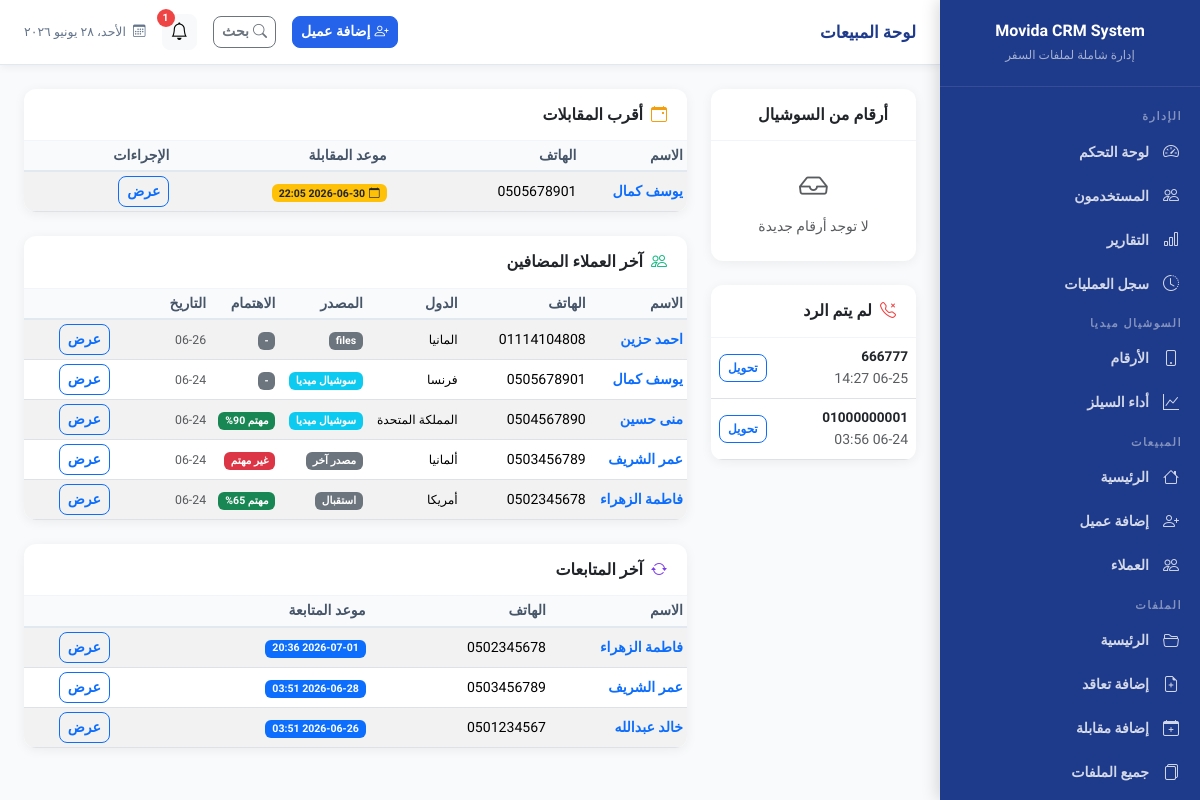
Screenshot of /sales/ (signed in) with the database file from the repository.
### models/customer.py (models this page shows)
class NoAnswerNumber(db.Model):
    __tablename__ = 'no_answer_numbers'
    id = db.Column(db.Integer, primary_key=True)
    phone = db.Column(db.String(20), nullable=False, index=True)
    sales_employee_id = db.Column(db.Integer, db.ForeignKey('users.id'), nullable=False)
    added_at = db.Column(db.DateTime, default=datetime.now)
    social_number_id = db.Column(db.Integer, db.ForeignKey('social_numbers.id'), nullable=True)
    sales_employee = db.relationship('User', foreign_keys=[sales_employee_id])
    social_number = db.relationship('SocialNumber', foreign_keys=[social_number_id])

class Customer(db.Model):
    __tablename__ = 'customers'
    id = db.Column(db.Integer, primary_key=True)
    phone = db.Column(db.String(20), nullable=False, index=True)
    full_name = db.Column(db.String(120), nullable=False)
    has_bank_statement = db.Column(db.Boolean, default=False)
    interest_level = db.Column(db.String(20), nullable=True)  # interested, not_interested
    interest_percentage = db.Column(db.Integer, nullable=True)
    not_interested_reason = db.Column(db.String(255), nullable=True)
    source = db.Column(db.String(30), nullable=False, default='social')  # social, reception, other
    source_detail = db.Column(db.String(100), nullable=True)
    social_number_id = db.Column(db.Integer, db.ForeignKey('social_numbers.id'), nullable=True)
    sales_employee_id = db.Column(db.Integer, db.ForeignKey('users.id'), nullable=False)
    interview_date = db.Column(db.DateTime, nullable=True)
    followup_date = db.Column(db.DateTime, nullable=True)
    notes = db.Column(db.Text, nullable=True)
    created_at = db.Column(db.DateTime, default=datetime.now)
    updated_at = db.Column(db.DateTime, default=datetime.now, onupdate=datetime.now)
    countries = db.relationship('CustomerCountry', backref='customer', lazy='dynamic', cascade='all, delete-orphan')
    followups = db.relationship('FollowUp', backref='customer', lazy='dynamic', cascade='all, delete-orphan')
    interviews = db.relationship('Interview', backref='customer', lazy='dynamic', cascade='all, delete-orphan')
    social_number = db.relationship('SocialNumber', backref='customer', uselist=False)
    def get_source_display(self):
        sources = {'social': 'سوشيال ميديا', 'reception': 'استقبال', 'other': 'مصدر آخر'}
        return sources.get(self.source, self.source)
    def get_countries_list(self):
        return [c.country for c in self.countries]

class CustomerCountry(db.Model):
    __tablename__ = 'customer_countries'
    id = db.Column(db.Integer, primary_key=True)
    customer_id = db.Column(db.Integer, db.ForeignKey('customers.id'), nullable=False)
    country = db.Column(db.String(100), nullable=False)

### routes/sales.py (the view)
@sales_bp.route('/')
@sales_required
def home():
    emp_id = current_user.id if current_user.role == 'sales' else None
    assigned_numbers_query = SocialAssignment.query.filter_by(sales_employee_id=current_user.id if current_user.role == 'sales' else None)
    if current_user.role == 'admin':
        received_numbers = []
    else:
        received_ids = [a.social_number_id for a in assigned_numbers_query]
        received_numbers = SocialNumber.query.filter(
            SocialNumber.id.in_(received_ids),
            SocialNumber.converted_to_customer == False
        ).all()
    q = Customer.query
    if emp_id:
        q = q.filter_by(sales_employee_id=emp_id)
    now = datetime.now()
    recent_customers = q.order_by(Customer.created_at.desc()).limit(5).all()
    upcoming_interviews = q.filter(Customer.interview_date >= now).order_by(Customer.interview_date).limit(5).all()
    recent_followups = q.filter(Customer.followup_date != None).order_by(Customer.followup_date.desc()).limit(5).all()
    na_q = NoAnswerNumber.query
    if emp_id:
        na_q = na_q.filter_by(sales_employee_id=emp_id)
    no_answer = na_q.order_by(NoAnswerNumber.added_at.desc()).limit(5).all()
    notifs = get_dynamic_notifications(current_user.id, current_user.role)[:10]
    return render_template('sales/home.html',
        received_numbers=received_numbers,
        recent_customers=recent_customers,
        upcoming_interviews=upcoming_interviews,
        recent_followups=recent_followups,
        no_answer=no_answer,
        notifications=notifs
    )

### models/user.py (called while the page is built)
    def get_role_display(self):
        roles = {'admin': 'مدير', 'sales': 'موظف مبيعات', 'social': 'موظف سوشيال ميديا', 'files': 'موظف ملفات'}
        return roles.get(self.role, self.role)

### routes/sales.py (called while the page is built)
def sales_required(f):
    @wraps(f)
    def decorated(*args, **kwargs):
        if current_user.role not in ['sales', 'admin']:
            flash('ليس لديك صلاحية', 'danger')
            return redirect(url_for('auth.dashboard'))
        return f(*args, **kwargs)
    return login_required(decorated)

### templates/sales/home.html (shortened to what this page needs)
{% extends 'base.html' %}
{% block page_title %}لوحة المبيعات{% endblock %}
{% block topbar_actions %}
<a href="{{ url_for('sales.add_customer') }}" class="btn btn-primary btn-sm">
    <i class="bi bi-person-plus me-1"></i>إضافة عميل
</a>
<a href="{{ url_for('sales.customers_list') }}" class="btn btn-outline-secondary btn-sm">
    <i class="bi bi-search me-1"></i>بحث
</a>
{% endblock %}
{% block content %}
<div class="row g-4 sales-page">
    <div class="col-lg-3">
        <div class="card mb-4">
            <div class="card-header">
                <h6 class="mb-0 fw-bold">أرقام من السوشيال</h6>
            </div>
            <div class="card-body p-0" style="max-height:400px;overflow-y:auto;">
                {% for number in received_numbers %}
                <div class="p-3 border-bottom d-flex align-items-center justify-content-between" style="gap:8px;">
                    <div>
                        <div class="fw-bold" style="font-size:0.9rem;">{{ number.phone }}</div>
                        <small class="text-muted">{{ number.platform }}</small>
                    </div>
                    <div class="d-flex gap-1">
                        <a href="{{ url_for('sales.add_customer', phone=number.phone, social_id=number.id) }}"
                           class="btn btn-primary btn-sm" title="إضافة كعميل">
                            <i class="bi bi-person-plus"></i>
                        </a>
                        <button class="btn btn-outline-warning btn-sm" title="لم يتم الرد"
                            onclick="submitNoAnswer('{{ number.phone }}', {{ number.id }})">
                            <i class="bi bi-telephone-x"></i>
                        </button>
                    </div>
                </div>
                {% else %}
                <div class="text-center p-4 text-muted small">
                    <i class="bi bi-inbox" style="font-size:1.8rem;display:block;margin-bottom:8px;"></i>
                    لا توجد أرقام جديدة
                </div>
                {% endfor %}
            </div>
        </div>
        {% if no_answer %}
        <div class="card mb-4">
            <div class="card-header">
                <h6 class="mb-0 fw-bold"><i class="bi bi-telephone-x me-2" style="color:#EF4444;"></i>لم يتم الرد</h6>
            </div>
            <div class="card-body p-0" style="max-height:250px;overflow-y:auto;">
                {% for na in no_answer %}
                <div class="p-2 border-bottom d-flex align-items-center justify-content-between">
                    <div>
                        <div class="fw-bold" style="font-size:0.85rem;">{{ na.phone }}</div>
                        <small class="text-muted">{{ na.added_at.strftime('%m-%d %H:%M') }}</small>
                    </div>
                    <a href="{{ url_for('sales.add_customer', phone=na.phone) }}" class="btn btn-outline-primary btn-sm" style="font-size:0.75rem;">
                        تحويل
                    </a>
                </div>
                {% endfor %}
            </div>
        </div>
        {% endif %}
    </div>
    <div class="col-lg-9">
        <div class="card mb-4">
            <div class="card-header d-flex align-items-center justify-content-between">
                <h6 class="mb-0 fw-bold"><i class="bi bi-calendar-event me-2" style="color:#F59E0B;"></i>أقرب المقابلات</h6>
            </div>
            <div class="table-responsive">
                <table class="table table-hover table-striped table-sm align-middle mb-0">
                    <thead><tr><th>الاسم</th><th style="min-width:140px;">الهاتف</th><th style="min-width:160px;">موعد المقابلة</th><th style="min-width:110px;">الإجراءات</th></tr></thead>
                    <tbody>
                        {% for c in upcoming_interviews %}
                        <tr>
                            <td><a href="{{ url_for('sales.customer_profile', customer_id=c.id) }}" class="text-decoration-none fw-bold">{{ c.full_name }}</a></td>
                            <td class="text-nowrap">{{ c.phone }}</td>
                            <td class="text-nowrap">
                                <span class="badge bg-warning text-dark">
                                    <i class="bi bi-calendar me-1"></i>{{ c.interview_date.strftime('%Y-%m-%d %H:%M') if c.interview_date else '-' }}
                                </span>
                            </td>
                            <td><a href="{{ url_for('sales.customer_profile', customer_id=c.id) }}" class="btn btn-outline-primary btn-sm">عرض</a></td>
                        </tr>
                        {% else %}
                        <tr><td colspan="4" class="text-center text-muted py-3">لا توجد مقابلات قادمة</td></tr>
                        {% endfor %}
                    </tbody>
                </table>
            </div>
        </div>
        <div class="card mb-4">
            <div class="card-header d-flex align-items-center justify-content-between">
                <h6 class="mb-0 fw-bold"><i class="bi bi-people me-2" style="color:#10B981;"></i>آخر العملاء المضافين</h6>
            </div>
            <div class="table-responsive">
                <table class="table table-hover table-striped table-sm align-middle mb-0">
                    <thead><tr><th>الاسم</th><th style="min-width:120px;">الهاتف</th><th>الدول</th><th>المصدر</th><th>الاهتمام</th><th style="min-width:90px;">التاريخ</th><th style="width:90px;"></th></tr></thead>
                    <tbody>
                        {% for c in recent_customers %}
                        <tr>
                            <td><a href="{{ url_for('sales.customer_profile', customer_id=c.id) }}" class="fw-bold text-decoration-none">{{ c.full_name }}</a></td>
                            <td>{{ c.phone }}</td>
                            <td><small>{{ c.get_countries_list()|join(', ') or '-' }}</small></td>
                            <td>
                                <span class="badge {{ 'bg-info' if c.source == 'social' else 'bg-secondary' }}">
                                    {{ c.get_source_display() }}
                                </span>
                            </td>
                            <td>
                                {% if c.interest_level == 'interested' %}
                                <span class="badge bg-success">مهتم {{ c.interest_percentage }}%</span>
                                {% elif c.interest_level == 'not_interested' %}
                                <span class="badge bg-danger">غير مهتم</span>
                                {% else %}
                                <span class="badge bg-secondary">-</span>
                                {% endif %}
                            </td>
                            <td><small class="text-muted">{{ c.created_at.strftime('%m-%d') }}</small></td>
                            <td><a href="{{ url_for('sales.customer_profile', customer_id=c.id) }}" class="btn btn-outline-primary btn-sm">عرض</a></td>
                        </tr>
                        {% else %}
                        <tr><td colspan="7" class="text-center text-muted py-3">لا يوجد عملاء بعد</td></tr>
                        {% endfor %}
                    </tbody>
                </table>
            </div>
        </div>
        <div class="card">
            <div class="card-header d-flex align-items-center justify-content-between">
                <h6 class="mb-0 fw-bold"><i class="bi bi-arrow-repeat me-2" style="color:#7C3AED;"></i>آخر المتابعات</h6>
            </div>
            <div class="table-responsive">
                <table class="table table-hover table-striped table-sm align-middle mb-0">
                    <thead><tr><th>الاسم</th><th style="min-width:120px;">الهاتف</th><th style="min-width:170px;">موعد المتابعة</th><th style="width:90px;"></th></tr></thead>
                    <tbody>
                        {% for c in recent_followups %}
                        <tr>
                            <td><a href="{{ url_for('sales.customer_profile', customer_id=c.id) }}" class="fw-bold text-decoration-none">{{ c.full_name }}</a></td>
                            <td>{{ c.phone }}</td>
                            <td>
                                <span class="badge bg-primary">{{ c.followup_date.strftime('%Y-%m-%d %H:%M') if c.followup_date else '-' }}</span>
                            </td>
                            <td><a href="{{ url_for('sales.customer_profile', customer_id=c.id) }}" class="btn btn-outline-primary btn-sm">عرض</a></td>
                        </tr>
                        {% else %}
                        <tr><td colspan="4" class="text-center text-muted py-3">لا توجد متابعات</td></tr>
                        {% endfor %}
                    </tbody>
                </table>
            </div>
        </div>
    </div>
</div>
{% endblock %}

### templates/base.html (style rules this page uses)
:root { --primary: #1E3A8A; --secondary: #2563EB; --success: #10B981; --warning: #F59E0B; --danger: #EF4444; --bg: #F8FAFC; --card-bg: #FFFFFF; --sidebar-width: 260px; --topbar-height: 65px; }
* { font-family: 'Cairo', sans-serif; }
body { background: var(--bg); margin: 0; }
.card { border: none; border-radius: 12px; box-shadow: 0 2px 12px rgba(0,0,0,0.06); }
.card-header { background: transparent; border-bottom: 1px solid #F1F5F9; padding: 16px 20px; }
.table { font-size: 0.88rem; }
.table thead th { background: #F8FAFC; color: #475569; font-weight: 700; border-bottom: 2px solid #E2E8F0; }
.btn { border-radius: 8px; font-weight: 600; font-size: 0.88rem; }
.btn-primary { background: var(--secondary); border-color: var(--secondary); }

### templates/sales/home.html (style rules this page uses)
.sales-page .table th, .sales-page .table td { vertical-align: middle; }
.sales-page .card { overflow: hidden; }
.sales-page .table-responsive { min-height: 1px; }

### rows the page displays
NoAnswerNumber: phone "666777", added_at "06-25 14:27"
NoAnswerNumber: phone "01000000001", added_at "06-24 03:56"
Customer: full_name "يوسف كمال", phone "0505678901", interview_date "2026-06-30 22:05", get_countries_list "فرنسا", source "سوشيال ميديا", created_at "06-24"
Customer: full_name "احمد حزين", phone "01114104808", get_countries_list "المانيا", source "files", created_at "06-26"
Customer: full_name "منى حسين", phone "0504567890", get_countries_list "المملكة المتحدة", source "سوشيال ميديا", interest_percentage "90", created_at "06-24"
Customer: full_name "عمر الشريف", phone "0503456789", get_countries_list "ألمانيا", source "مصدر آخر", interest_level "غير مهتم", created_at "06-24", followup_date "2026-06-28 03:51"
Customer: full_name "فاطمة الزهراء", phone "0502345678", get_countries_list "أمريكا", source "استقبال", interest_percentage "65", created_at "06-24", followup_date "2026-07-01 20:36"
Customer: full_name "خالد عبدالله", phone "0501234567", followup_date "2026-06-26 03:51"

### other values shown
{{ notif_count }} "1"
